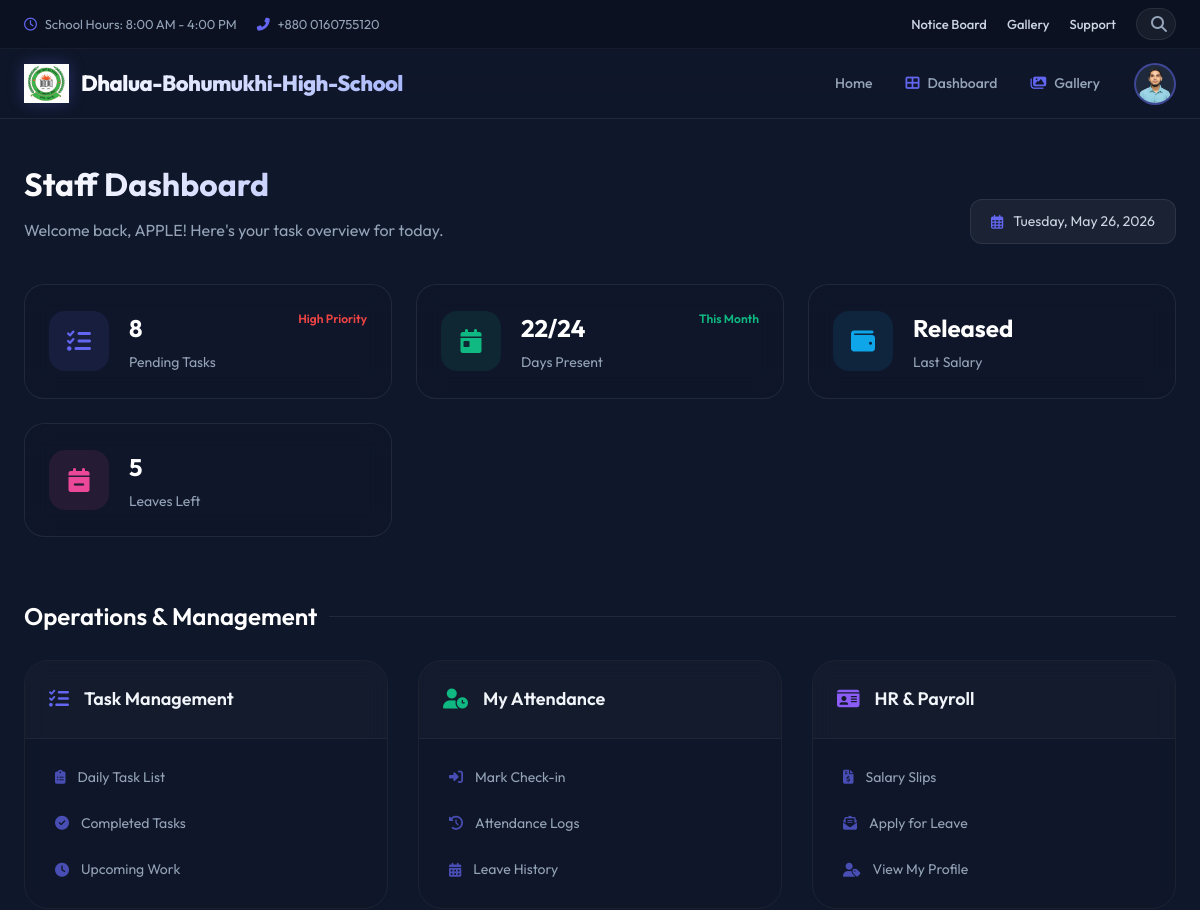
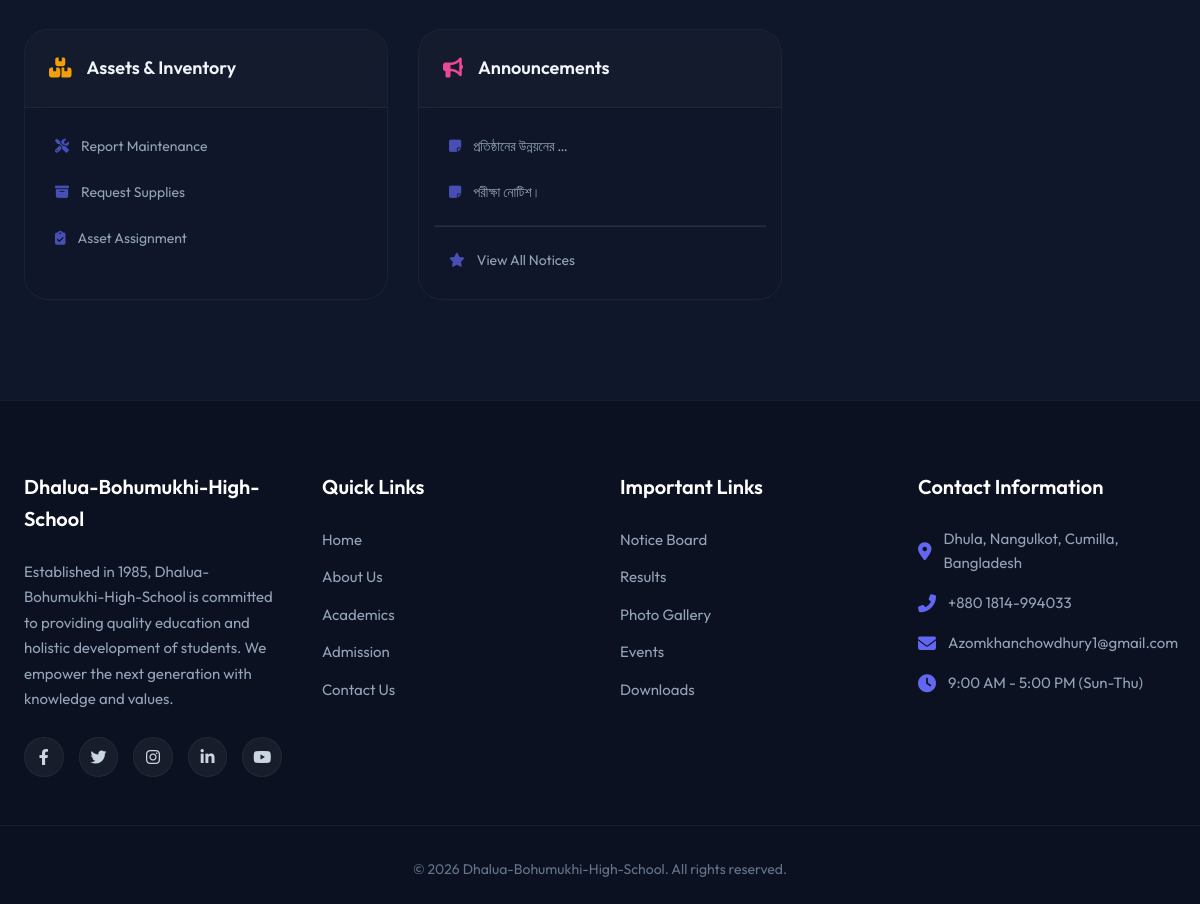
Page /staff/dashboard/ (signed in) on the committed database (2 pictures, top to bottom).
### student/models.py (models this page shows, shortened)
class Student(models.Model):
    user = models.OneToOneField(User, on_delete=models.CASCADE, related_name='student_profile', null=True, blank=True)
    profile_image = models.ImageField(upload_to='students/', blank=True, null=True)
    phone_number = models.CharField(max_length=15, unique=True, null=True, blank=True)
    date_of_birth = models.DateField(null=True, blank=True)
    gender = models.CharField(max_length=10, choices=[('Male', 'Male'), ('Female', 'Female'), ('Other', 'Other')], null=True, blank=True)
    blood_group = models.CharField(max_length=5, blank=True, null=True)
    address = models.TextField(null=True, blank=True)
    student_id = models.CharField(max_length=20, unique=True, null=True, blank=True)
    roll_number = models.CharField(max_length=20, null=True, blank=True)
    admission_date = models.DateField(null=True, blank=True)
    current_class = models.CharField(max_length=20, null=True, blank=True)
    section = models.CharField(max_length=10, null=True, blank=True)
    academic_year = models.CharField(max_length=10, null=True, blank=True)

### notices/models.py (models this page shows, shortened)
class Notice(models.Model):
    title = models.CharField(max_length=255)
    content = models.TextField()
    is_public = models.BooleanField(default=False, help_text="Public notices are visible to everyone without login.")
    target_student = models.BooleanField(default=False, verbose_name="Student")
    target_teacher = models.BooleanField(default=False, verbose_name="Teacher")
    target_staff = models.BooleanField(default=False, verbose_name="Staff")
    target_parent = models.BooleanField(default=False, verbose_name="Parent")
    created_at = models.DateTimeField(auto_now_add=True)
    updated_at = models.DateTimeField(auto_now=True)
    created_by = models.ForeignKey(User, on_delete=models.SET_NULL, null=True, blank=True)
    signature = models.ImageField(upload_to='notices/signatures/', null=True, blank=True, help_text="Upload headmaster's signature image.")
    attachment = models.FileField(upload_to='notices/attachments/', null=True, blank=True, help_text="Upload official PDF or Image notice.")
    class Meta:
        ordering = ['-created_at']
        verbose_name = "Notice"
        verbose_name_plural = "Notices"

### staff/views.py (the view)
# urls.py: path('', views.dashboard, name='dashboard'),
def dashboard(request):
    notices = Notice.objects.filter(Q(is_public=True) | Q(target_staff=True)).distinct().order_by('-created_at')[:5]
    return render(request, 'staff/dashboard.html', {'notices': notices})

### templates/staff/dashboard.html (shortened to what this page needs)
{% extends 'base.html' %}
{% load static %}
{% block css %}
<link rel="stylesheet" href="{% static 'css/dashboard.css' %}">
{% endblock %}
{% block content %}
<div class="dashboard-wrapper">
    <div class="dashboard-header">
        <div class="welcome-text">
            <h1>Staff Dashboard</h1>
            <p>Welcome back, {{ user.first_name }}! Here's your task overview for today.</p>
        </div>
        <div class="date-display" id="currentDate">
            <i class="far fa-calendar-alt"></i>
            <span id="dateText"></span>
        </div>
    </div>
    <div class="stats-container">
        <div class="stat-card">
            <div class="stat-icon tasks">
                <i class="fas fa-list-check"></i>
            </div>
            <div class="stat-info">
                <h3>8</h3>
                <p>Pending Tasks</p>
            </div>
            <div class="stat-trend negative">
                High Priority
            </div>
        </div>
        <div class="stat-card">
            <div class="stat-icon attendance">
                <i class="fas fa-calendar-day"></i>
            </div>
            <div class="stat-info">
                <h3>22/24</h3>
                <p>Days Present</p>
            </div>
            <div class="stat-trend positive">
                This Month
            </div>
        </div>
        <div class="stat-card">
            <div class="stat-icon payroll">
                <i class="fas fa-wallet"></i>
            </div>
            <div class="stat-info">
                <h3>Released</h3>
                <p>Last Salary</p>
            </div>
        </div>
        <div class="stat-card">
            <div class="stat-icon leave">
                <i class="fas fa-calendar-minus"></i>
            </div>
            <div class="stat-info">
                <h3>5</h3>
                <p>Leaves Left</p>
            </div>
        </div>
    </div>
    <h2 class="section-title">Operations & Management</h2>
    <div class="modules-grid">
        <div class="module-card">
            <div class="module-header work">
                <i class="fas fa-tasks"></i>
                <h3>Task Management</h3>
            </div>
            <ul class="module-links">
                <li><a href="#"><i class="fas fa-clipboard-list"></i> Daily Task List</a></li>
                <li><a href="#"><i class="fas fa-check-circle"></i> Completed Tasks</a></li>
                <li><a href="#"><i class="fas fa-clock"></i> Upcoming Work</a></li>
            </ul>
        </div>
        <div class="module-card">
            <div class="module-header attendance">
                <i class="fas fa-user-clock"></i>
                <h3>My Attendance</h3>
            </div>
            <ul class="module-links">
                <li><a href="#"><i class="fas fa-sign-in-alt"></i> Mark Check-in</a></li>
                <li><a href="#"><i class="fas fa-history"></i> Attendance Logs</a></li>
                <li><a href="#"><i class="fas fa-calendar-alt"></i> Leave History</a></li>
            </ul>
        </div>
        <div class="module-card">
            <div class="module-header hr">
                <i class="fas fa-id-card"></i>
                <h3>HR & Payroll</h3>
            </div>
            <ul class="module-links">
                <li><a href="#"><i class="fas fa-file-invoice-dollar"></i> Salary Slips</a></li>
                <li><a href="#"><i class="fas fa-envelope-open-text"></i> Apply for Leave</a></li>
                <li><a href="#"><i class="fas fa-user-tag"></i> View My Profile</a></li>
            </ul>
        </div>
        <div class="module-card">
            <div class="module-header assets">
                <i class="fas fa-boxes"></i>
                <h3>Assets & Inventory</h3>
            </div>
            <ul class="module-links">
                <li><a href="#"><i class="fas fa-tools"></i> Report Maintenance</a></li>
                <li><a href="#"><i class="fas fa-archive"></i> Request Supplies</a></li>
                <li><a href="#"><i class="fas fa-clipboard-check"></i> Asset Assignment</a></li>
            </ul>
        </div>
        <div class="module-card">
            <div class="module-header communication">
                <i class="fas fa-bullhorn"></i>
                <h3>Announcements</h3>
            </div>
            <ul class="module-links">
                {% for notice in notices %}
                <li>
                    <a href="{% url 'notices:notice_list' %}"><i class="fas fa-sticky-note"></i> {{ notice.title|truncatechars:20 }}</a>
                </li>
                {% empty %}
                <li><a href="#"><i class="fas fa-info-circle"></i> No new notices</a></li>
                {% endfor %}
                <hr style="opacity: 0.1; margin: 10px 0;">
                <li><a href="{% url 'notices:notice_list' %}"><i class="fas fa-star"></i> View All Notices</a></li>
            </ul>
        </div>
    </div>
</div>
{% endblock %}

### templates/base.html (shortened to what this page needs)
{% load static %}
<!DOCTYPE html>
<html lang="en">
<head>
    <link rel="stylesheet" href="https://cdnjs.cloudflare.com/ajax/libs/font-awesome/6.4.0/css/all.min.css">
    <link rel="stylesheet" href="{% static 'css/base.css' %}">
    {% block css %}{% endblock %}
</head>
<body>
    <div class="top-header-bar">
        <div class="top-bar-container">
            {% if user.is_authenticated %}
            <div class="top-bar-left">
                <span><i class="far fa-clock"></i> School Hours: 8:00 AM - 4:00 PM</span>
                <span><i class="fas fa-phone-alt"></i> +880 0160755120</span>
            </div>
            <div class="top-bar-right">
                <a href="{% url 'notices:notice_list' %}">Notice Board</a>
                <a href="{% url 'gallery' %}">Gallery</a>
                <a href="{% url 'support' %}">Support</a>
                <div class="search-box-container">
                    <div class="search-box" id="globalSearchBox">
                        <i class="fas fa-search search-icon"></i>
                    </div>
                </div>
            </div>
            {% endif %}
        </div>
    </div>
    <header class="main-header">
        <div class="nav-container">
            <a href="/" class="logo">
                <img src="{% static 'image/logo.jpg' %}" alt="Dhalua-Bohumukhi-High-School Logo" class="logo-img">
                <h2>Dhalua-Bohumukhi-High-School</h2>
            </a>
            <div class="nav-right-section">
                <nav>
                    <ul class="nav-links">
                        <li><a href="/" class="{% if request.path == '/' %}active{% endif %}">Home</a></li>
                        {% if user.is_authenticated %}
                        {% if global_role == 'Admin' %}
                        <li><a href="{% url 'admin_panel:dashboard' %}"
                                class="{% if '/admin-dashboard/' in request.path %}active{% endif %}"><i
                                    class="fas fa-th-large"></i> Dashboard</a></li>
                        {% elif global_role == 'Student' %}
                        <li><a href="{% url 'student:student_dashboard' %}"
                                class="{% if '/students/dashboard/' in request.path %}active{% endif %}"><i
                                    class="fas fa-th-large"></i> Dashboard</a></li>
                        {% elif global_role == 'Teacher' %}
                        <li><a href="{% url 'teacher:teacher_dashboard' %}"
                                class="{% if '/teachers/dashboard/' in request.path %}active{% endif %}"><i
                                    class="fas fa-th-large"></i> Dashboard</a></li>
                        {% elif global_role == 'Staff' %}
                        <li><a href="{% url 'staff:staff_dashboard' %}"
                                class="{% if '/staff/dashboard/' in request.path %}active{% endif %}"><i
                                    class="fas fa-th-large"></i> Dashboard</a></li>
                        {% elif global_role == 'Parent' %}
                        <li><a href="{% url 'prents:parent_dashboard' %}"
                                class="{% if '/parents/dashboard/' in request.path %}active{% endif %}"><i
                                    class="fas fa-th-large"></i> Dashboard</a></li>
                        {% endif %}
                        <li><a href="{% url 'gallery' %}"
                                class="{% if '/gallery/' in request.path %}active{% endif %}"><i
                                    class="fas fa-images"></i> Gallery</a></li>
                        {% endif %}
                    </ul>
                </nav>
                {% if user.is_authenticated %}
                <div class="profile-dropdown-container">
                    <div class="profile-trigger" id="profileTrigger">
                        {% if global_profile and global_profile.profile_image %}
                        <img src="{{ global_profile.profile_image.url }}" alt="Profile Image">
                        {% else %}
                        <i class="fas fa-user"></i>
                        {% endif %}
                    </div>
                </div>
                {% else %}
                <a href="{% url 'accounts:login' %}" class="btn-login">Sign In</a>
                {% endif %}
            </div>
        </div>
    </header>
    <main>
        {% block content %}
        {% endblock %}
    </main>
    <footer class="main-footer">
        <div class="footer-container">
            <div class="footer-col">
                <h3>Dhalua-Bohumukhi-High-School</h3>
                <p>Established in 1985, Dhalua-Bohumukhi-High-School is committed to providing quality education and
                    holistic
                    development of students. We empower the next generation with knowledge and values.</p>
                <div class="social-icons">
                    <a href="#" aria-label="Facebook"><i class="fab fa-facebook-f"></i></a>
                    <a href="#" aria-label="Twitter"><i class="fab fa-twitter"></i></a>
                    <a href="#" aria-label="Instagram"><i class="fab fa-instagram"></i></a>
                    <a href="#" aria-label="LinkedIn"><i class="fab fa-linkedin-in"></i></a>
                    <a href="#" aria-label="YouTube"><i class="fab fa-youtube"></i></a>
                </div>
            </div>
            <div class="footer-col">
                <h3>Quick Links</h3>
                <ul>
                    <li><a href="#">Home</a></li>
                    <li><a href="#">About Us</a></li>
                    <li><a href="#">Academics</a></li>
                    <li><a href="#">Admission</a></li>
                    <li><a href="#">Contact Us</a></li>
                </ul>
            </div>
            <div class="footer-col">
                <h3>Important Links</h3>
                <ul>
                    <li><a href="{% url 'notices:notice_list' %}">Notice Board</a></li>
                    <li><a href="#">Results</a></li>
                    <li><a href="#">Photo Gallery</a></li>
                    <li><a href="#">Events</a></li>
                    <li><a href="#">Downloads</a></li>
                </ul>
            </div>
            <div class="footer-col">
                <h3>Contact Information</h3>
                <ul class="contact-info">
                    <li><i class="fas fa-map-marker-alt"></i> Dhula, Nangulkot, Cumilla, Bangladesh</li>
                    <li><i class="fas fa-phone-alt"></i> +880 1814-994033</li>
                    <li><i class="fas fa-envelope"></i> Azomkhanchowdhury1@gmail.com</li>
                    <li><i class="fas fa-clock"></i> 9:00 AM - 5:00 PM (Sun-Thu)</li>
                </ul>
            </div>
        </div>
        <div class="footer-bottom">
            <p>&copy; {% now "Y" %} Dhalua-Bohumukhi-High-School. All rights reserved.</p>
        </div>
    </footer>
</body>
</html>

### rows in the picture
Student: profile_image (picture)
Notice: title "প্রতিষ্ঠানের উন্নয়নের …"
Notice: title "পরীক্ষা নোটিশ।"

### other values in the picture
{{ user.first_name }} "APPLE"
